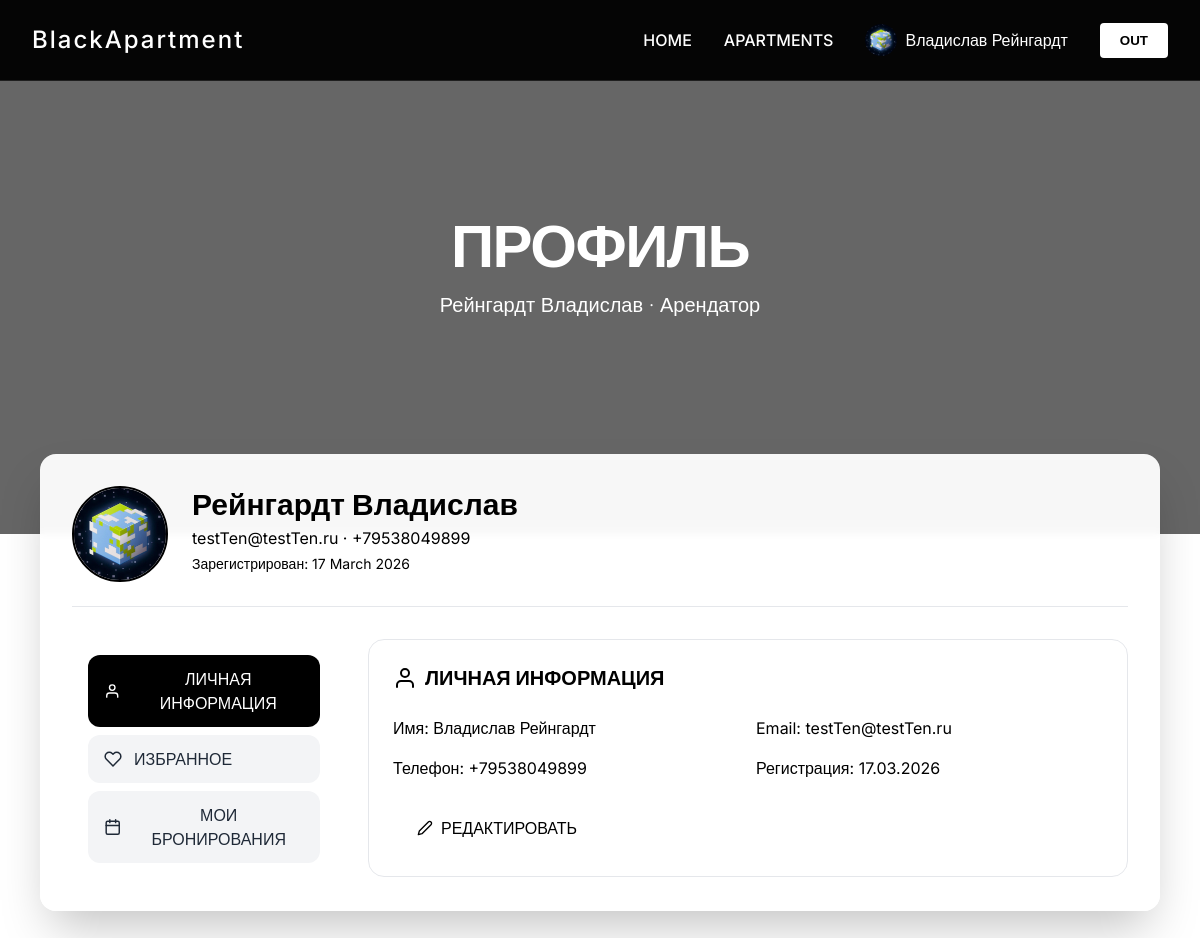
/profile/ (signed in), run on the app's committed database.
### BlackApp/models.py (models this page shows, shortened)
class User(AbstractUser):
    USER_TYPES = (
        ('tenant', 'Арендатор'),          # Ищет жилье
        ('landlord', 'Арендодатель'),      # Сдает жилье
        ('moderator', 'Модератор'),        # Проверяет объявления и документы
        ('admin', 'Администратор'),        # Управляет системой
    )
    user_type = models.CharField(
        'Тип пользователя',
        max_length=20,
        choices=USER_TYPES,
        default='tenant',
        db_index=True  # Индекс для быстрого поиска (SYS-NFR-01)
    )
    phone_regex = RegexValidator(
        regex=r'^\+?7?\d{10,15}$',
        message="Телефон должен быть в формате: '+79991234567' или '89991234567'"
    )
    phone = models.CharField(
        'Телефон',
        max_length=16,
        validators=[phone_regex],
        unique=True,  # Телефон должен быть уникальным
        db_index=True,
        blank=True,
        null=True
    )
    email = models.EmailField('Email', db_index=True, unique=True)
    avatar = models.ImageField('Аватар', upload_to='avatars/', null=True, blank=True)
    date_joined = models.DateTimeField('Дата регистрации', auto_now_add=True)
    last_activity = models.DateTimeField('Последняя активность', auto_now=True)
    is_blocked = models.BooleanField('Заблокирован', default=False)
    block_reason = models.TextField('Причина блокировки', blank=True)
    class Meta:
        verbose_name = 'Пользователь'
        verbose_name_plural = 'Пользователи'
        indexes = [
            models.Index(fields=['user_type', 'is_active']),
            models.Index(fields=['date_joined']),
        ]
    def get_full_name(self):
        if self.first_name and self.last_name:
            return f"{self.last_name} {self.first_name}"
        return self.username

### BlackApp/views.py (the view, shortened to what this page needs)
# urls.py: path('profile/', views.profile, name='profile'),
@login_required
def profile(request):
    user = request.user
    context = {'user': user}
    if user.user_type == 'tenant':
        favorites = Favorite.objects.filter(user=user).select_related('property')
        bookings = Booking.objects.filter(tenant=user).select_related('property')
        context.update({
            'favorites': favorites,
            'bookings': bookings,
        })
    return render(request, 'BlackApp/profile.html', context)

### templates/BlackApp/profile.html (shortened to what this page needs)
{% extends 'BlackApp/base.html' %}
{% load static %}
{% block content %}
<section id="hero" class="relative h-[40vh] min-h-[300px] flex items-center justify-center overflow-hidden">
    <div class="absolute inset-0 bg-black opacity-60 z-10"></div>
    <div class="relative z-20 text-center text-white px-4">
        <h1 class="text-5xl md:text-6xl font-bold mb-4 tracking-tight animate-fade-in">ПРОФИЛЬ</h1>
        <p class="text-xl text-noir-200 font-light animate-slide-up" id="heroSubtitle">
            {% if user.is_authenticated %}
                {{ user.get_full_name|default:user.username }} ·
                {% if user.user_type == 'tenant' %}Арендатор{% elif user.user_type == 'landlord' %}Арендодатель{% else %}Пользователь{% endif %}
            {% else %}
                Войдите для просмотра
            {% endif %}
        </p>
    </div>
</section>
<main class="container mx-auto px-4 -mt-20 pb-12 max-w-6xl relative z-30">
    <div class="bg-white/95 backdrop-blur-sm rounded-2xl shadow-2xl p-6 md:p-8 animate-slide-up">
        <div class="flex flex-col md:flex-row items-center md:items-start gap-6 mb-8 pb-6 border-b border-noir-200">
            <div class="relative">
                <div class="w-24 h-24 rounded-full bg-noir-300 overflow-hidden border-2 border-black cursor-pointer hover:opacity-80 transition" onclick="document.getElementById('avatarInput').click()">
                    {% if user.avatar %}
                        <img src="{{ user.avatar.url }}" alt="avatar" class="w-full h-full object-cover">
                    {% else %}
                        <div class="w-full h-full flex items-center justify-center bg-noir-700 text-white text-3xl font-bold">
                            {{ user.username|first|upper }}
                        </div>
                    {% endif %}
                </div>
            </div>
            <div class="text-center md:text-left">
                <h2 class="text-3xl font-bold text-noir-900">{{ user.get_full_name|default:user.username }}</h2>
                <p class="text-noir-500 mt-1">{{ user.email }} · {{ user.phone|default:'телефон не указан' }}</p>
                <p class="text-sm text-noir-400 mt-1">Зарегистрирован: {{ user.date_joined|date:'d E Y' }}</p>
            </div>
        </div>
        <div class="flex flex-col lg:flex-row gap-8">
            <div class="lg:w-1/4">
                <div class="bg-noir-50 p-4 rounded-2xl" id="sidebarContainer">
                    <nav class="space-y-2" id="menu">
                    </nav>
                </div>
            </div>
            <div class="flex-1 min-w-0">
                {% if user.user_type == 'tenant' %}
                    <div id="personal" class="section">
                        <div class="bg-white border border-noir-200 rounded-2xl p-6">
                            <h2 class="text-xl font-bold mb-6 flex items-center gap-2"><i data-feather="user"></i> ЛИЧНАЯ ИНФОРМАЦИЯ</h2>
                            <div class="grid grid-cols-1 md:grid-cols-2 gap-4">
                                <div><span class="text-noir-500">Имя:</span> {{ user.first_name }} {{ user.last_name }}</div>
                                <div><span class="text-noir-500">Email:</span> {{ user.email }}</div>
                                <div><span class="text-noir-500">Телефон:</span> {{ user.phone|default:'не указан' }}</div>
                                <div><span class="text-noir-500">Регистрация:</span> {{ user.date_joined|date:'d.m.Y' }}</div>
                            </div>
                            <button onclick="openEditModal()" class="mt-6 px-6 py-3 bg-black-900 text-black rounded-xl hover:bg-black-800 transition flex items-center gap-2">
                                <i data-feather="edit-2" width="16"></i> РЕДАКТИРОВАТЬ
                            </button>
                        </div>
                    </div>
                {% endif %}
            </div>
        </div>
    </div>
</main>
{% endblock %}

### templates/BlackApp/base.html (shortened to what this page needs)
{% load static %}
<!DOCTYPE html>
<html lang="ru">
<head>
    <link rel="stylesheet" href="{% static 'css/style.css' %}">
    <script src="https://cdn.tailwindcss.com"></script>
</head>
<body class="bg-noir-50 min-h-screen flex flex-col">
    <main class="flex-grow">
        {% block content %}{% endblock %}
    </main>
</body>
</html>

### static/css/style.css (style rules this page uses)
* { margin: 0; padding: 0; box-sizing: border-box; }
body { font-family: 'Inter', sans-serif; line-height: 1.6; }
a, button { transition: all 0.3s ease; }

### templates/BlackApp/profile.html (style rules this page uses)
button, a, .menu-item, .status-tag { transition: all 0.2s ease; }
.animate-fade-in { animation: fadeIn 0.5s ease-in-out; }
.animate-slide-up { animation: slideUp 0.4s ease-out; }

### data on the page
User: get_full_name "Рейнгардт Владислав", avatar (picture), email "testTen@testTen.ru", phone "+79538049899", date_joined "17 March 2026", first_name "Владислав", last_name "Рейнгардт", date_joined "17.03.2026"
